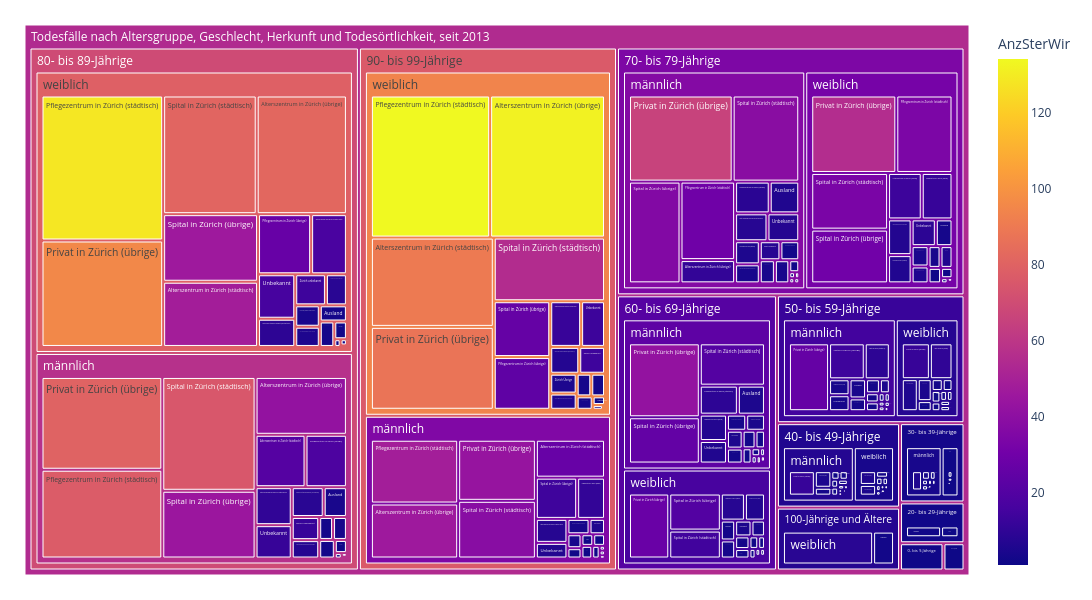

This figure's notebook cell:
### Code cell
treeMap1 = mypy_dv.plot_px_treemap(
    data=data2betested.reset_index().query("AnzSterWir>0")
    ,levels=['AlterV10Lang','SexLang', 'TodOertlichkeitLevel2Lang']
    ,values="AnzSterWir"
    ,color="AnzSterWir"
    #, color_continuous_scale='Blues'
    ,color_discrete_map=farben_dict_zc
    ,height=600
    ,width=1100               
    #,margin_val_bottom=25
    ,myHeaderTitle="Todesfälle nach Altersgruppe, Geschlecht, Herkunft und Todesörtlichkeit, seit "+data_min_date
)
treeMap1

### Figure 1 — Plotly figure (JSON) as saved in the notebook; plotly's stock layout.template omitted (floating-point values rounded to 4 significant figures; data arrays with more than 128 entries replaced by an {"elided": "..."} marker saying what was removed)
{"data": [{"branchvalues": "total", "customdata": {"elided": "365x1 float values"}, "domain": {"x": [0, 1], "y": [0, 1]}, "hovertemplate": "%{label}<br><br>Anzahl:<br>%{value}<extra></extra>", "ids": {"elided": "365 str values"}, "labels": {"elided": "365 str values"}, "marker": {"coloraxis": "coloraxis", "colors": {"elided": "365 float values"}}, "name": "", "parents": {"elided": "365 str values"}, "root": {"color": "grey"}, "type": "treemap", "values": {"elided": "365 int values"}}], "layout": {"coloraxis": {"colorbar": {"title": {"text": "AnzSterWir"}}, "colorscale": [[0, "#0d0887"], [0.1111, "#46039f"], [0.2222, "#7201a8"], [0.3333, "#9c179e"], [0.4444, "#bd3786"], [0.5556, "#d8576b"], [0.6667, "#ed7953"], [0.7778, "#fb9f3a"], [0.8889, "#fdca26"], [1, "#f0f921"]]}, "height": 600, "legend": {"tracegroupgap": 0}, "margin": {"b": 25, "l": 25, "r": 25, "t": 25}, "width": 1100}}
